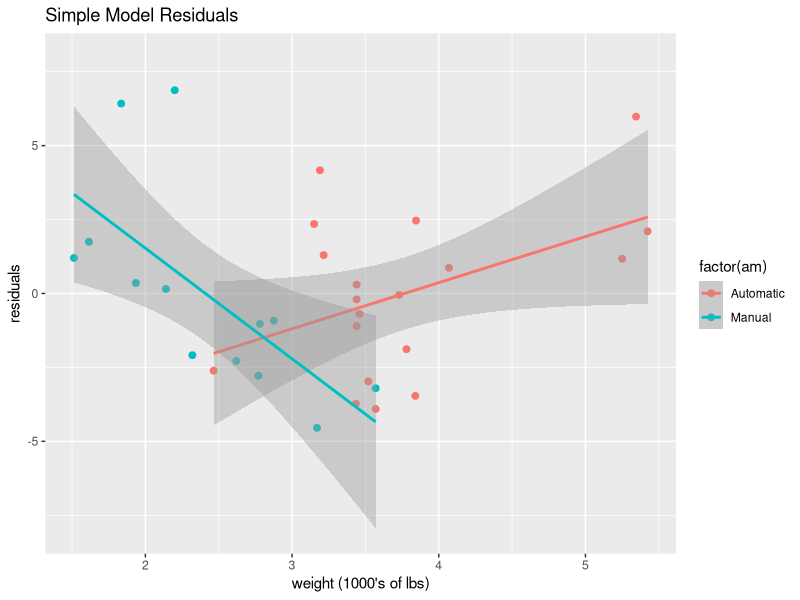

R code for this plot:
## ---- chunk 1
data(mtcars)
library(plyr)
library(ggplot2)

##clean up factor
mtcars$am <- as.factor(mtcars$am)
levels(mtcars$am) <-c("Automatic", "Manual")


##create new data columns for inverse weight adn displacement


mtcars2<-mutate(mtcars, invwt=1/wt)
mtcars2<-mutate(mtcars2, invdisp=1/disp)


## ---- chunk 2
library(plyr)
library(ggplot2)
data(mtcars)

p1<-ggplot(mtcars, aes(wt, mpg, color=factor(am))) + geom_point(size=3)
p1<-p1+ggtitle("mpg versus weight")
p1<-p1+labs(x="weight (1000's of lbs)", y="miles per gallon")
p1<-p1+geom_smooth(method=lm)


f1<-lm(mpg~ wt, data=mtcars)
int<-coef(f1)[1]
slp<-coef(f1)[2]


plot_linear_wt<-p1+geom_abline(intercept=int, slope=slp, col="grey80")

##note output of this graph is supressed to the appendix.


## ---- chunk 3



rmpg<-residuals(f1)
resid<-as.data.frame(rmpg)

mtcars2<-cbind(mtcars2, resid$rmpg)

p<-ggplot(mtcars2, aes(wt, resid$rmpg, color=factor(am))) + geom_point(size=2)
p<-p+ggtitle("Simple Model Residuals")
p<-p+labs(x="weight (1000's of lbs)", y="residuals")
p<-p+geom_smooth(method=lm,se=TRUE)
p<-p+coord_cartesian(ylim = c(-8, 8)) 

p

